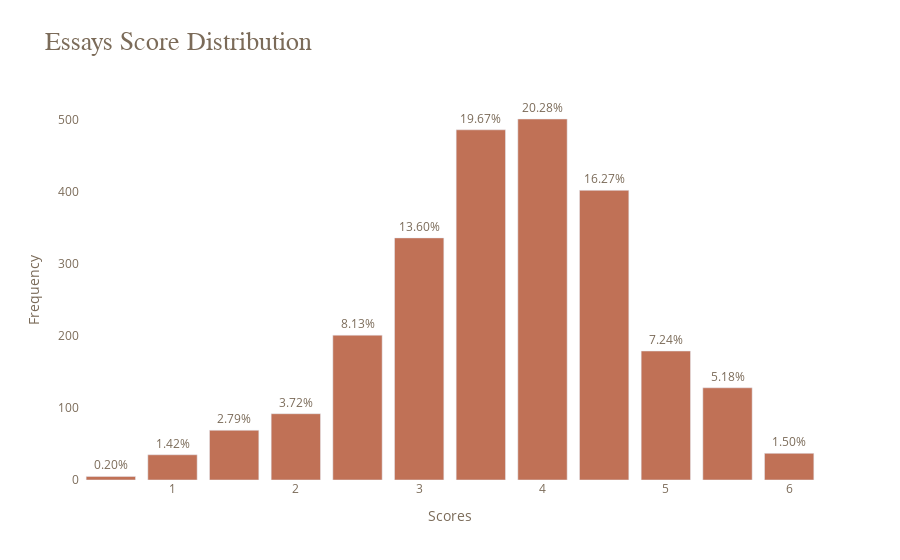

The cell this chart's notebook holds for it:
### Code cell
# Count the frequency of each score
score_counts = Counter(train_scores["score"])

# Sorting the scores and counts so they are plotted in order
sorted_scores = sorted(score_counts.items())

# Separate the scores and their counts into two lists for plotting
x, y = zip(*sorted_scores)
total = sum(y)

# Calculate percentages after sorting
percentages = [f'{(count/total)*100:.2f}%' for count in y]

# Create bar plot with the sorted scores and their corresponding percentages
fig = go.Figure([go.Bar(x=x, y=y, text=percentages, textposition='outside', marker_color=["#c07156"]*len(x))])

# Update layout to customize
fig.update_layout(
    showlegend=False,
    plot_bgcolor='white',
    paper_bgcolor='white',
    title=f"<span style='font-size:26px; font-family:Times New Roman'>Essays Score Distribution</span>",
    font=dict(color='#7b6b59'),
    xaxis_title='Scores',
    yaxis_title='Frequency'
)

# Show the plot
fig.show()

### Figure 1 — Plotly figure (JSON) as saved in the notebook; plotly's stock layout.template omitted (floating-point values rounded to 4 significant figures)
{"data": [{"marker": {"color": ["#c07156", "#c07156", "#c07156", "#c07156", "#c07156", "#c07156", "#c07156", "#c07156", "#c07156", "#c07156", "#c07156", "#c07156"]}, "text": ["0.20%", "1.42%", "2.79%", "3.72%", "8.13%", "13.60%", "19.67%", "20.28%", "16.27%", "7.24%", "5.18%", "1.50%"], "textposition": "outside", "type": "bar", "x": [0.5, 1, 1.5, 2, 2.5, 3, 3.5, 4, 4.5, 5, 5.5, 6], "y": [5, 35, 69, 92, 201, 336, 486, 501, 402, 179, 128, 37]}], "layout": {"font": {"color": "#7b6b59"}, "paper_bgcolor": "white", "plot_bgcolor": "white", "showlegend": false, "title": {"text": "<span style='font-size:26px; font-family:Times New Roman'>Essays Score Distribution</span>"}, "xaxis": {"title": {"text": "Scores"}}, "yaxis": {"title": {"text": "Frequency"}}}}
